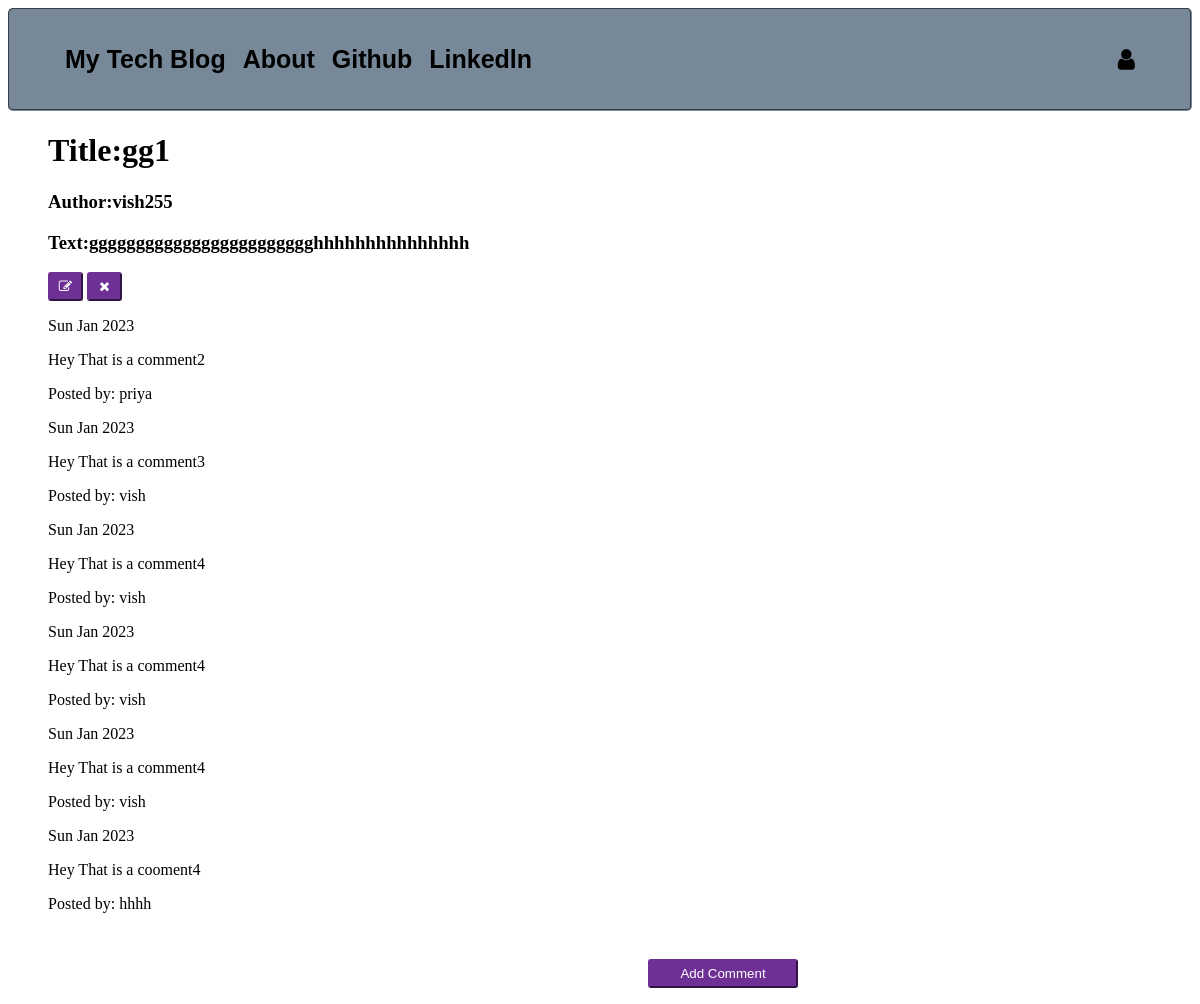
Page /blogapp/postview/27/ on the committed database.
### blogapp/models.py (models this page shows, shortened)
class NewPost(models.Model):
    post_author = models.CharField(max_length=20)
    post_title = models.CharField(max_length=32)
    post_text = models.CharField(max_length=200)
    post_save = models.BooleanField(default=False)
    post_time = models.DateField(max_length=200,default=now,null=True)

class Comment(models.Model):
    post_comments = models.CharField(max_length=1000)
    post_title = models.CharField(max_length=32)
    post_id       = models.IntegerField(null=True)
    post_comment_author = models.CharField(max_length=50)
    comment_approve = models.BooleanField(default=False)
    comment_time = models.DateField(max_length=200,default=now,null=True)

### blogapp/views.py (the view)
# urls.py: re_path(r'postview/(?P<pk>\d+)/', views.PostView,name = 'post'),
def PostView(request,pk):
    authentication = False
    post = models.NewPost.objects.filter(pk=pk)
    try:
        comment = models.Comment.objects.filter(post_id=pk)
    except:
        comment = None
    if request.user.is_authenticated:
        authentication = True
    return render(request,'postview.html',context={'postview':post,'authentication':authentication,'comment':comment,'comment_exists':comment.exists()})

### templates/postview.html (shortened to what this page needs)
{% extends "base.html" %}
{% load static %}
{% load blogapp_tag %}
{% block body_block %}
<ul>
  {% for d in postview %}
  <li><h1>Title:{{ d.post_title }}</h1></li>
  <li><h3>Author:{{ d.post_author }}</h3></li>
  <li><h3>Text:{{ d.post_text }}</h3></li>
  <a href="{% url 'editpost' d.pk %}"><button class="btn"><i class="fa fa-edit"></i></button></a>
  <a href="{% url 'deletepost' d.pk %}"><button class="btn"><i class="fa fa-remove"></i></button></a>
  {% if comment != None and comment_exists %}
    {% for c in comment %}
      <p>{{ c.comment_time|date:"D M Y" }}</p>
      <p>Hey That is a {{ c.post_comments }}</p>
      <p>Posted by: {{ c.post_comment_author }}</p>
    {% endfor %}
  {% else %}
  <p> No comments posted </p>
  {% endif %}
  <form action="{% url 'newcomment' d.pk %}">
     <button type="submit" id = "comment_btn">Add Comment</button>
  </form>
  {% endfor %}
</ul>
{% endblock %}

### static/css/second.css (style rules this page uses)
body { background-image: url(https://images.pexels.com/photos/1939485/pexels-photo-1939485.jpeg?auto=compress&cs=tinysrgb&w=1260&h=750&dpr=2); }
li { list-style: none; display: inline; }
a:link { text-decoration: none; }
a { color: green; }
.btn { background-color: #6F3096; border-color: #6F3096; color: white; padding: 5px; width: 35px; border-radius: 3px; }
#comment_btn { margin-top: 30px; margin-left: 600px; background-color: #6F3096; border-color: #6F3096; color: white; padding: 5px; width: 150px; border-radius: 3px; }

### rows in the picture
NewPost: post_title "gg1", post_author "vish255", post_text "gggggggggggggggggggggggghhhhhhhhhhhhhhh"
Comment: comment_time "Sun Jan 2023", post_comments "comment2", post_comment_author "priya"
Comment: comment_time "Sun Jan 2023", post_comments "comment3", post_comment_author "vish"
Comment: comment_time "Sun Jan 2023", post_comments "comment4", post_comment_author "vish"
Comment: comment_time "Sun Jan 2023", post_comments "comment4", post_comment_author "vish"
Comment: comment_time "Sun Jan 2023", post_comments "comment4", post_comment_author "vish"
Comment: comment_time "Sun Jan 2023", post_comments "cooment4", post_comment_author "hhhh"
